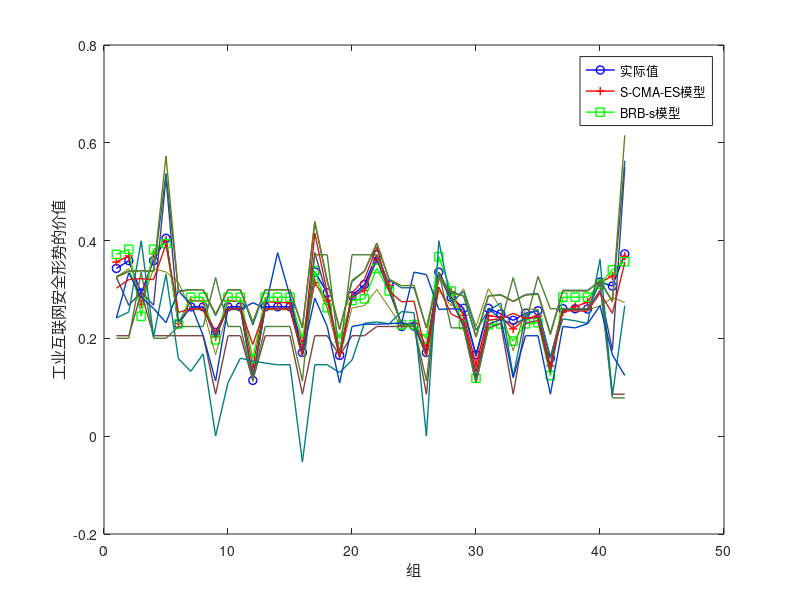

Write the MATLAB code that produced this figure.
AllData=load('mse4_add.txt');%mse2
AllDatanew=load('dierpian.txt');
figure(1);
    k=1:42;
    % 绘制第一条线
plot(k, AllData(k, 1), '-ob', 'LineWidth', 1); 
hold on;

% 绘制第二条线
plot(k, AllData(k, 2), '-+r', 'LineWidth', 1);

% 绘制第三条线
plot(k, AllData(k, 3), '-sg', 'LineWidth', 1);

% 绘制第四条线
plot(k, AllData(k, 4),'Color',[0.5 0.5 0], 'LineWidth', 0.5);

% 绘制第五条线
plot(k, AllData(k, 5), 'Color',[0.5 0.25 0.25], 'LineWidth', 1);

% 绘制第六条线
plot(k, AllData(k, 6), 'Color',[0.25 0.25 0.5], 'LineWidth', 1);

% 绘制第七条线
plot(k, AllData(k, 7), 'Color',[0.3 0.5 0.2], 'LineWidth', 1);

% 绘制第八条线
plot(k, AllData(k, 8), 'Color',[0 0.5 0.5], 'LineWidth', 1);

% 绘制第九条线
plot(k, AllData(k, 9), 'Color',[0 0.25 0.75], 'LineWidth', 1);

% 绘制第十条线
plot(k, AllData(k, 10), 'Color',[0.1 0.4 0.5], 'LineWidth', 1);

% 绘制第十一条线
plot(k, AllData(k, 11), 'Color',[0.4 0.5 0.1], 'LineWidth', 1);

% 绘制第十二条线
plot(k, AllData(k, 12), 'Color',[0.8 0.1 0.1], 'LineWidth', 1);


% 添加标签和标题
%ylabel('The value of the industrial internet security situation');
ylabel('工业互联网安全形势的价值');
%xlabel('Group');
xlabel('组');
legend('实际值', 'S-CMA-ES模型','BRB-s模型');

clc
